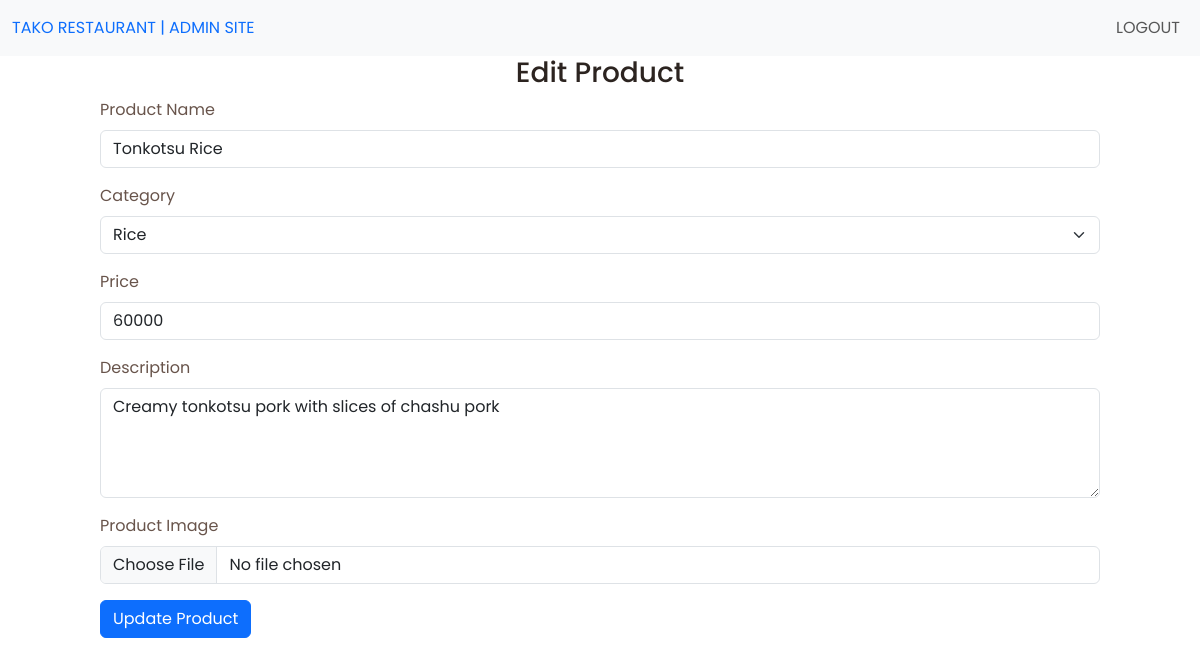
Screenshot of /edit_product.php?id=3 with the database file from the repository.
### tables this page shows
CREATE TABLE `product_list` (
  `id` int(30) NOT NULL AUTO_INCREMENT,
  `category_id` int(30) NOT NULL,
  `category` varchar(10) NOT NULL,
  `name` varchar(100) NOT NULL,
  `description` text NOT NULL,
  `price` float NOT NULL DEFAULT 0,
  `img_path` text NOT NULL,
  PRIMARY KEY (`id`)
);

### edit_product.php (the view)
<?php
include("admin_navbar.php");
require_once('db_connect.php');
if (isset($_GET['id']) && is_numeric($_GET['id'])) {
    $product_id = $_GET['id'];
    $sql = "SELECT * FROM product_list WHERE id = ?";
    $stmt = $db->prepare($sql);
    $stmt->execute([$product_id]);
    $product = $stmt->fetch(PDO::FETCH_ASSOC);
    if ($product) {
        echo '<div class="container text-center">
                <h3>Edit Product</h3>
              </div>
              <div class="container">
                <form action="update_product.php" method="POST" enctype="multipart/form-data">
                    <input type="hidden" name="product_id" value="' . $product['id'] . '">
                    <div class="mb-3">
                        <label for="product_name" class="form-label">Product Name</label>
                        <input type="text" class="form-control" id="product_name" name="name" value="' . $product['name'] . '" required>
                    </div>
                    <div class="mb-3">
                        <label for="category_id" class="form-label">Category</label>
                        <select class="form-select" id="category_id" name="category_id" required>
                            <option value="1" ' . ($product['category_id'] == 1 ? 'selected' : '') . '>Sushi</option>
                            <option value="2" ' . ($product['category_id'] == 2 ? 'selected' : '') . '>Rice</option>
                            <option value="3" ' . ($product['category_id'] == 3 ? 'selected' : '') . '>Noodles</option>
                            <option value="4" ' . ($product['category_id'] == 4 ? 'selected' : '') . '>Drinks</option>
                        </select>
                    </div>
                    <div class="mb-3">
                        <label for="price" class="form-label">Price</label>
                        <input type="number" class="form-control" id="price" name="price" value="' . $product['price'] . '" required>
                    </div>
                    <div class="mb-3">
                        <label for="description" class="form-label">Description</label>
                        <textarea class="form-control" id="description" name="description" rows="4" required>' . $product['description'] . '</textarea>
                    </div>
                    <div class="mb-3">
                        <label for="image" class="form-label">Product Image</label>
                        <input type="file" class="form-control" id="image" name="image" accept=".jpg, .jpeg, .png">
                    </div>
                    <button type="submit" class="btn btn-primary">Update Product</button>
                </form>
              </div>';
    } else {
        echo "Product not found.";
    }
} else {
    echo "Invalid request.";
}
?>

### index.css (style rules this page uses)
:root { --header-height: 3.5rem; --first-color: hsl(19, 64%, 54%); --first-color-alt: hsl(19, 64%, 52%); --title-color: hsl(19, 16%, 15%); --text-color: hsl(19, 16%, 35%); --text-color-light: hsl(19, 8%, 55%); --body-color: hsl(0, 0%, 100%); --container-color: hsl(19, 100%, 97%); --body-font: "Poppins", sans-serif; --title-font: "Lora", serif; --subtitle-font: "Dancing Script", cursive; --biggest-font-size: 2.25rem; --h1-font-size: 1.5rem; --h2-font-size: 1.25rem; --h3-font-size: 1rem; --normal-font-size: .938rem; --small-font-size: .813rem; --smaller-font-size: .75rem; --font-medium: 500; --font-semi-bold: 600; --z-tooltip: 10; --z-fixed: 100; }
@media screen and (min-width: 1024px) { :root { --biggest-font-size: 4rem; --h1-font-size: 2.25rem; --h2-font-size: 1.5rem; --h3-font-size: 1.25rem; --normal-font-size: 1rem; --small-font-size: .875rem; --smaller-font-size: .813rem; } }
* { box-sizing: border-box; padding: 0; margin: 0; }
html { scroll-behavior: smooth; }
body { font-family: var(--body-font); font-size: var(--normal-font-size); background-color: var(--body-color); color: var(--text-color); transition: background .4s; }
h1, h2, h3 { color: var(--title-color); font-weight: var(--font-medium); }
.container { max-width: 1024px; margin-inline: 1.5rem; }
@media screen and (min-width: 1064px) { .container { margin-inline: auto; } }

### rows the page displays
product_list: name "Tonkotsu Rice", category_id "Rice", price "60000", description "Creamy tonkotsu pork with slices of chashu pork"
